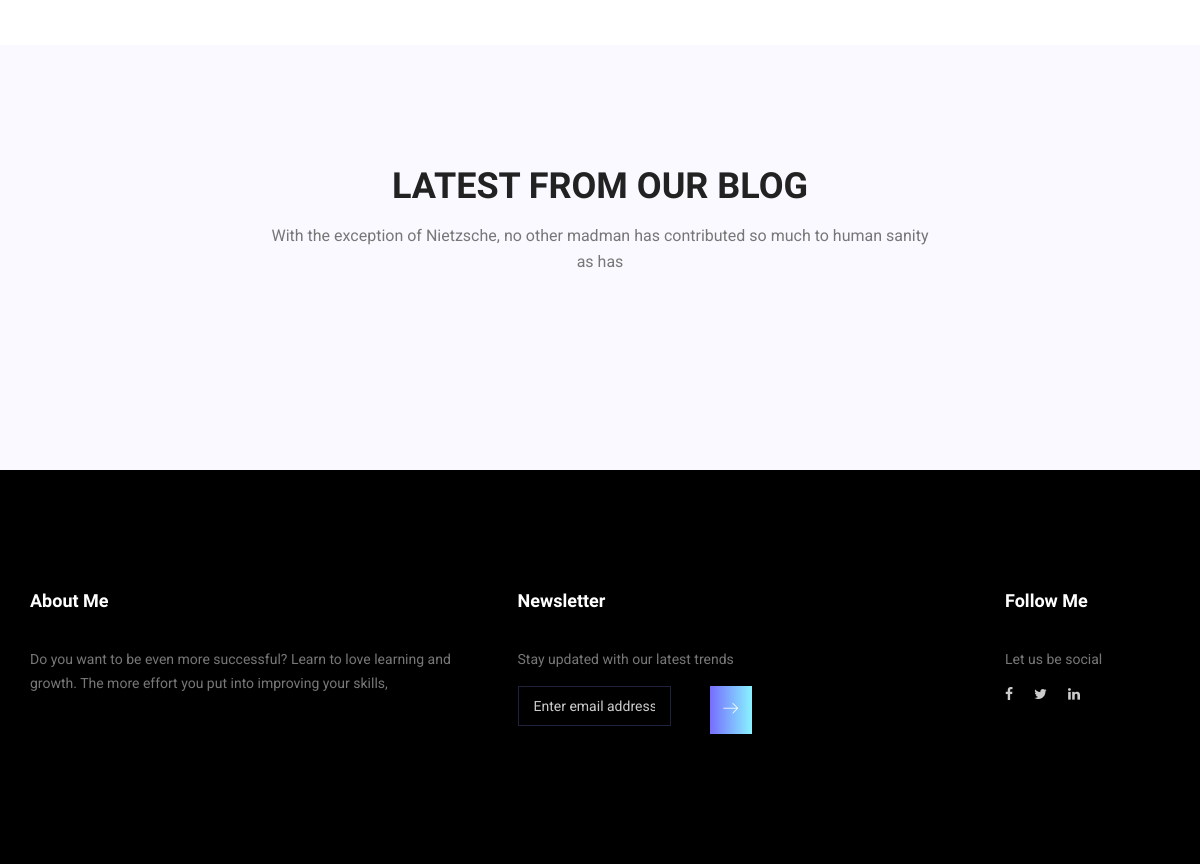
The app's page / (lower part), older data.
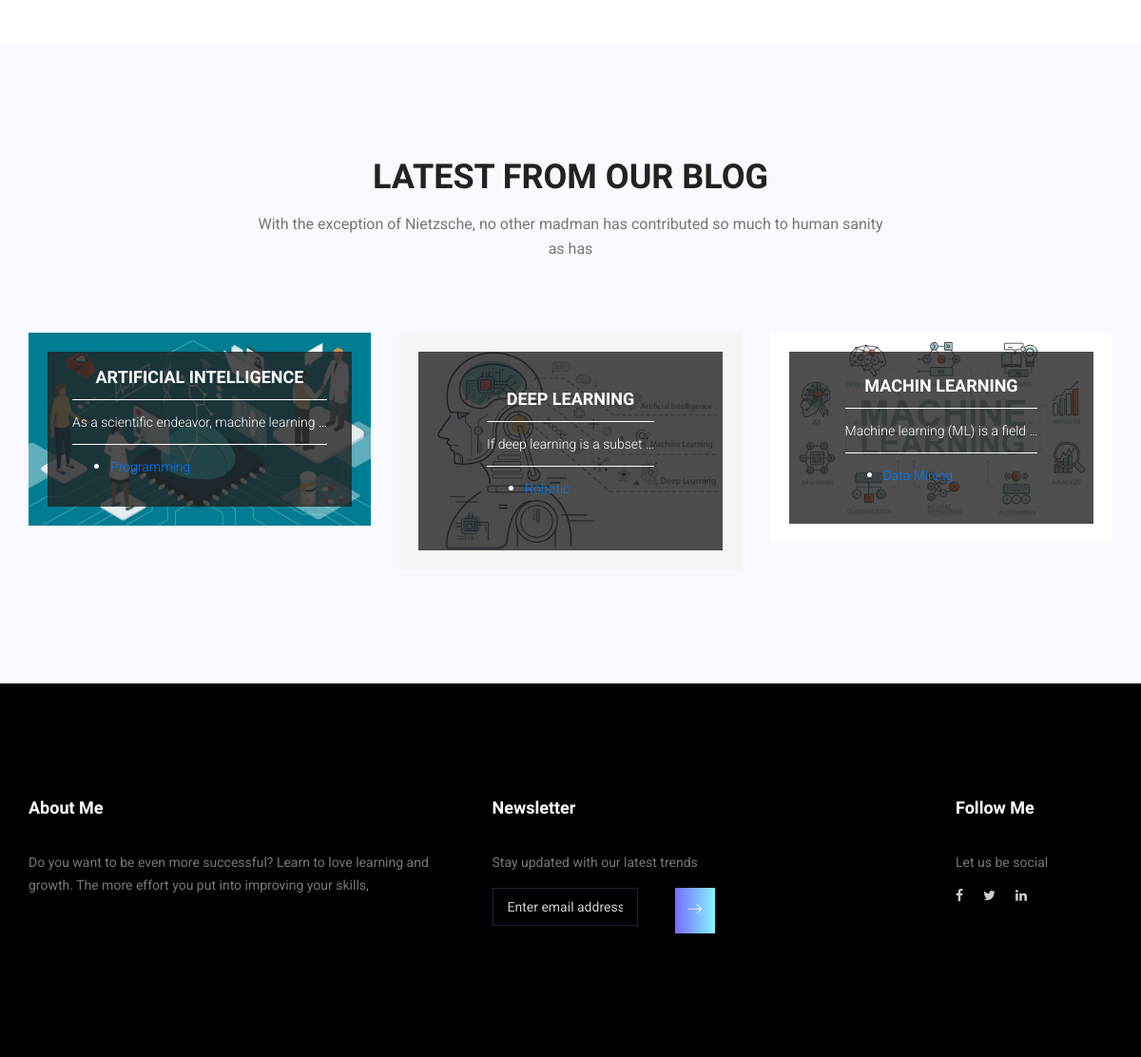
The same page, newer data.
### blog/models.py (models this page shows, shortened)
class Post(models.Model):
    image = models.ImageField(upload_to='blog/', default='blog/default.jpg')
    author = models.ForeignKey(User, on_delete=models.SET_NULL, null=True)
    title = models.CharField(max_length=100)
    content = models.TextField()
    created_date = models.DateTimeField(auto_now_add=True)
    updated_date = models.DateTimeField(auto_now=True)
    category = models.ManyToManyField(Category)
    published_date = models.DateTimeField(blank=True, null=True)
    status = models.BooleanField(default=False)
    count_views = models.IntegerField(default=0)
    class Meta:
        ordering = ['-created_date']

class Category(models.Model):
    name = models.CharField(max_length=100,null=True)

### home/views.py (the view)
# urls.py: path('', index, name='index'),
def index(request):
    return render(request, 'index.html')

### blog/templatetags/blog_tag.py (called while the page is built)
@register.inclusion_tag('blog/tags/home_blog.html')
def home_blog(arg=6):
    posts = Post.objects.filter(status=1, published_date__lte=timezone.now()).order_by('published_date')[:arg]
    return {'posts': posts}

### templates/index.html (shortened to what this page needs)
{%  extends 'base.html' %}
{% load blog_tag %}
{% load static %}
{% block base %}
        <section class="home_gallery_area p_120">
        </section>
        <section class="testimonials_area p_120">
        	<div class="container">
        		<div class="main_title">
        			<h2>Latest from Our Blog</h2>
        			<p>With the exception of Nietzsche, no other madman has contributed so much to human sanity as has</p>
        		</div>
        		<div class="testi_inner">
					<div class="testi_slider owl-carousel">
                     {% home_blog %}
					</div>
        		</div>
        	</div>
        </section>
{% endblock %}

### templates/blog/tags/home_blog.html
                    {% for post in posts %}
                        <div class="categories_post">
                            <img src="{{ post.image.url }}" alt="post">
                            <div class="categories_details">
                                <div class="categories_text">
                                    <a href="{% url 'blog:singleblog' post_id=post.id %}"><h5>{{ post.title }}</h5></a>
                                    <div class="border_line"></div>
                                    <p>{{ post.content|truncatewords:6 }}</p>
                                    <div class="border_line"></div>
                                    <ul class="categories">
                                        {% for cat in post.category.all %}
                                        <li>
                                            <a href="{% url 'blog:category' cat_name=cat.name %}" class="d-flex justify-content-between">
                                                <p>{{ cat.name }}</p>
                                            </a>
                                        </li>
                                             {% endfor %}
                                    </ul>
                                </div>
                            </div>
                        </div>
                    {% endfor %}

Row changes from the older to the newer data that the page shows:
added Post: image (picture), title "ARTIFICIAL INTELLIGENCE", content "As a scientific endeavor, machine learning …"
added Category: name "Programming", shown under "ARTIFICIAL INTELLIGENCE"
added Post: image (placeholder picture), title "DEEP LEARNING", content "If deep learning is a subset …"
added Category: name "Robotic", shown under "DEEP LEARNING"
added Post: image (picture), title "MACHIN LEARNING", content "Machine learning (ML) is a field …"
added Category: name "Data Mining", shown under "MACHIN LEARNING"
